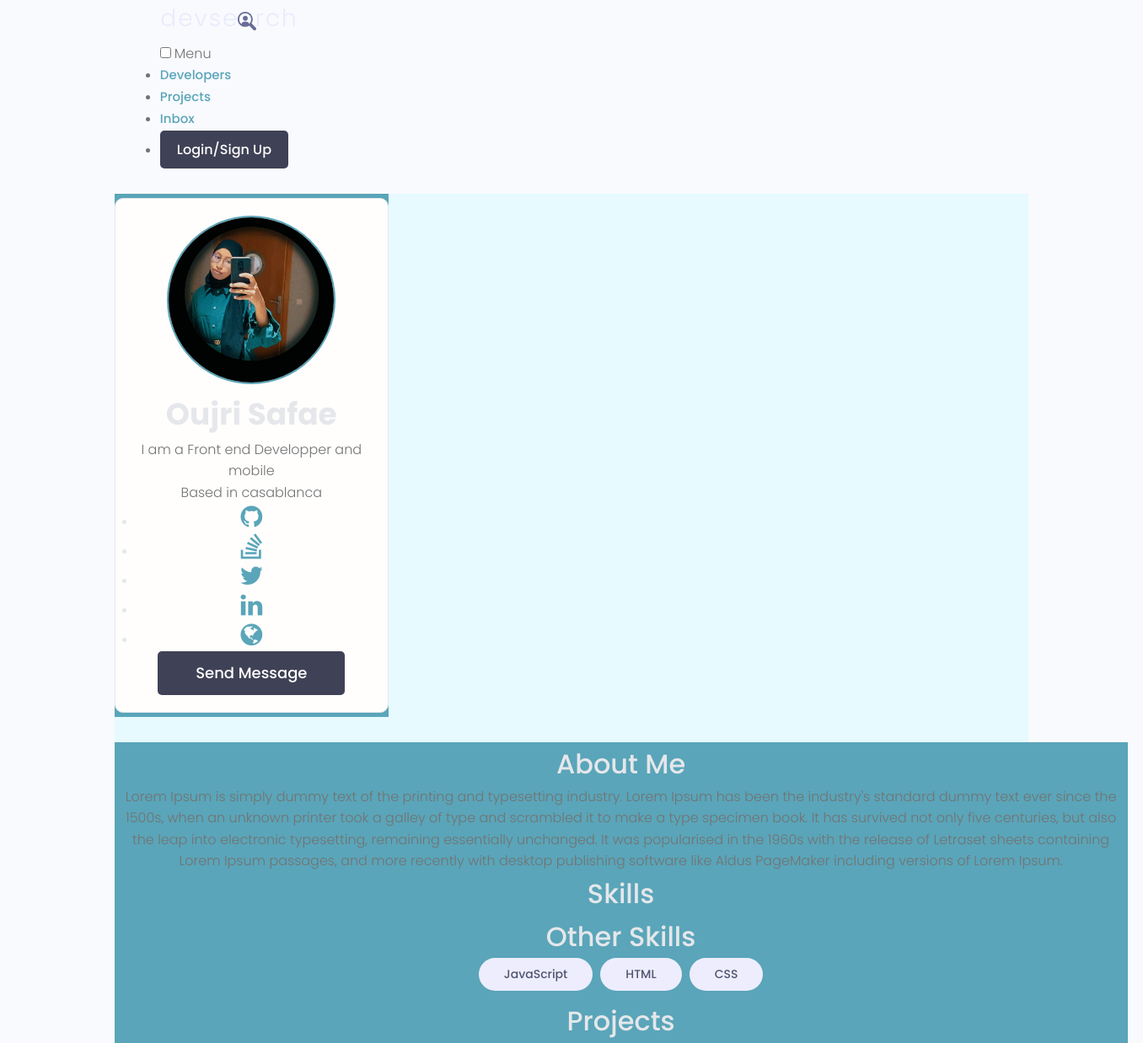
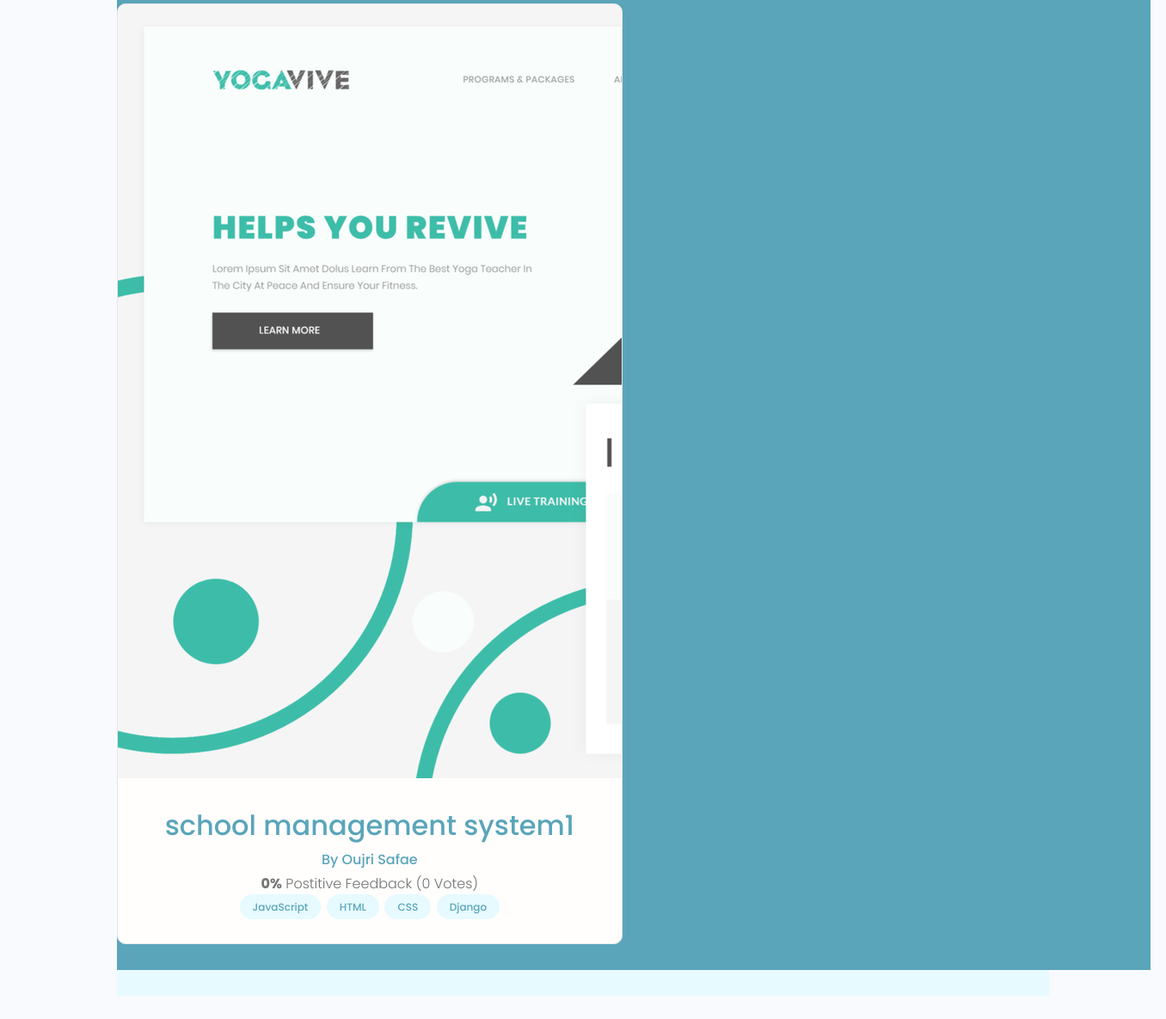
/profile/388b9f93-b524-44a5-af43-381b2aea8280/, run on the app's committed database (2 pictures, top to bottom).
### users/models.py (models this page shows, shortened)
class Profile(models.Model):
    user = models.OneToOneField(
        User, on_delete=models.CASCADE, null=True, blank=True)
    name = models.CharField(max_length=200, blank=True, null=True)
    email = models.EmailField(max_length=500, blank=True, null=True)
    username = models.CharField(max_length=200, blank=True, null=True)
    location = models.CharField(max_length=200, blank=True, null=True)
    short_intro = models.CharField(max_length=200, blank=True, null=True)
    bio = models.TextField(blank=True, null=True)
    profile_image = models.ImageField(
        null=True, blank=True, upload_to='profiles/', default="profiles/user-default.png")
    social_github = models.CharField(max_length=200, blank=True, null=True)
    social_twitter = models.CharField(max_length=200, blank=True, null=True)
    social_linkedin = models.CharField(max_length=200, blank=True, null=True)
    social_youtube = models.CharField(max_length=200, blank=True, null=True)
    social_website = models.CharField(max_length=200, blank=True, null=True)
    created = models.DateTimeField(auto_now_add=True)
    id = models.UUIDField(default=uuid.uuid4, unique=True,
                          primary_key=True, editable=False)
    class Meta:
        ordering = ['created']

class Skill(models.Model):
    owner = models.ForeignKey(
        Profile, on_delete=models.CASCADE, null=True, blank=True)
    name = models.CharField(max_length=200, blank=True, null=True)
    description = models.TextField(null=True, blank=True)
    created = models.DateTimeField(auto_now_add=True)
    id = models.UUIDField(default=uuid.uuid4, unique=True,
                          primary_key=True, editable=False)
    def __str__(self):
        return str(self.name)

### projects/models.py (models this page shows, shortened)
class Project(models.Model):
    owner = models.ForeignKey(
         Profile, null=True, blank=True, on_delete=models.SET_NULL)
    title = models.CharField(max_length=200)
    description = models.TextField(null=True, blank=True)
    featured_image = models.ImageField(
        null=True, blank=True, default="default.jpg")
    demo_link = models.CharField(max_length=2000, null=True, blank=True)
    source_link = models.CharField(max_length=2000, null=True, blank=True)
    tags = models.ManyToManyField('Tag', blank=True)
    vote_total = models.IntegerField(default=0, null=True, blank=True)
    vote_ratio = models.IntegerField(default=0, null=True, blank=True)
    created = models.DateTimeField(auto_now_add=True)
    id = models.UUIDField(default=uuid.uuid4, unique=True,
                          primary_key=True, editable=False)
    @property
    def imageURL(self):
        try:
                img= self.featured_image.url
        except:
            img= ''
        return img

class Tag(models.Model):
    name=models.CharField(max_length=200)
    created = models.DateTimeField(auto_now_add=True)
    id = models.UUIDField(default=uuid.uuid4, unique=True,
                      primary_key=True, editable=False)
    def __str__ (self):
        return self.name

### users/views.py (the view)
# urls.py: path('profile/<str:pk>/',views.userProfile,name="user-profile"),
def userProfile(request, pk):
    profile = Profile.objects.get(id=pk)
    topSkills = profile.skill_set.exclude(description__exact="")
    otherSkills = profile.skill_set.filter(description="")
    context = {'profile': profile, 'topSkills': topSkills,
               "otherSkills": otherSkills}
    return render(request, 'users/user-profile.html', context)

### users/templates/users/user-profile.html (shortened to what this page needs)
{% extends 'main.html' %}
{% block content %}
<main class="profile my-md">
    <div class="container">
      <div class="layout">
        <div class="column column--1of3">
          <div class="card text-center">
            <div class="card__body dev">
              <img class="avatar avatar--xl" src="{{profile.profile_image.url}}" />
              <h2 class="dev__name">{{profile.name}}</h2>
              <p class="dev__title">{{profile.short_intro}}</p>
              <p class="dev__location">Based in {{profile.location}}</p>
              <ul class="dev__social">
                {% if profile.social_github %}
                <li>
                  <a title="Github" href="{{profile.social_github}}" target="_blank"><i class="fa fa-github"style="font-size:30px"></i></a>
                </li>
                {% endif %}
                <li>
                  <a title="Stackoverflow" href="#" target="_blank"><i class="fa fa-stack-overflow" style="font-size:30px"></i></a>
                </li>
                {% if profile.social_twitter %}
                <li>
                  <a title="Twitter" href="{{profile.social_twitter}}" target="_blank"><i class="fa fa-twitter"style="font-size:30px"></i></a>
                </li>
                {% endif %}
                {% if profile.social_linkedin %}
                <li>
                  <a title="LinkedIn" href="{{profile.social_linkedin}}" target="_blank"><i class="fa fa-linkedin" style="font-size:30px"></i></a>
                </li>
                {% endif %}
                {% if profile.social_website %}
                <li>
                  <a title="Personal Website" href="{{profile.social_website}}" target="_blank"><i class="fa fa-globe" style="font-size:30px"></i></a>
                </li>
                {% endif %}
              </ul>
              {% if request.user.profile.id != profile.id %}
              <a href="#" class="btn btn--sub btn--lg">Send Message </a>
              {% endif %}
            </div>
          </div>
        </div>
        <div class="column column--2of3">
          <div class="devInfo">
              <h3 class="devInfo__title">About Me</h3>
              <p class="devInfo__about">{{profile.bio}}</p>
          </div>
          <div class="devInfo">
              <h3 class="devInfo__title">Skills</h3>
              <div class="devInfo__skills">
                  <h3 class="devInfo__subtitle">Other Skills</h3>
                  <div class="devInfo__otherSkills">
                      {% for skill in otherSkills %}
                      <span class="tag tag--pill tag--sub tag--lg">
                          <small>{{skill}}</small>
                      </span>
                      {% endfor %}
                  </div>
              </div>
          </div>
          <div class="devInfo">
              <h3 class="devInfo__title">Projects</h3>
              <div class="grid grid--two">
                  {% for project in profile.project_set.all %}
                  <div class="column">
                      <div class="card project">
                          <a href="{% url 'project' project.id %}" class="project">
                              <img class="project__thumbnail" src="{{project.imageURL}}"
                                  alt="project thumbnail" />
                              <div class="card__body">
                                  <h3 class="project__title">{{project.title}}</h3>
                                  <p><a class="project__author"
                                          href="{% url 'user-profile' project.owner.id %}">By
                                          {{project.owner.name}}</a>
                                  </p>
                                  <p class="project--rating">
                                      <span style="font-weight: bold;">{{project.vote_ratio}}%</span> Postitive
                                      Feedback ({{project.vote_total}} Vote{{project.vote_total|pluralize:"s"}})
                                  </p>
                                  <div class="project__tags">
                                      {% for tag in project.tags.all %}
                                      <span class="tag tag--pill tag--main">
                                          <small>{{tag}}</small>
                                      </span>
                                      {% endfor %}
                                  </div>
                              </div>
                          </a>
                      </div>
                  </div>
                  {% endfor %}
              </div>
          </div>
      </div>
  </div>
</div>
</main>
{% endblock content %}

### static/uikit/app.css (style rules this page uses)
.layout { background: var(--color-main-light); }
.layout > .column, .grid > .column { color: var(--color-light); text-align: center; background: var(--color-main); }

### static/uikit/styles/modules/_variables.css (style rules this page uses)
:root { --color-main: #5aa5b9; --color-main-light: #e6faff; --color-sub: #3f4156; --color-sub-light: #51546e; --color-sub-lighter: #ededfd; --color-text: #737373; --color-gray: #8b8b8b; --color-light: #e5e7eb; --color-light-gray: #767676; --color-bg: #f8fafd; --color-white: #fffefd; --color-white-light: #f3f3f3; --color-success: #359e64; --color-success-bg: #def8e8; --color-error: #fc4b0b; --color-error-bg: #fff2ee; --font-base: 'Poppins', arial, helvetica, 'Segoe UI', roboto, ubuntu, sans-serif; --font-monospace: 'Fira Code', 'Courier New', courier, monospace; --font-regular: 300; --font-medium: 500; --font-bold: 700; --generic-shadow: 1px 1px 5px #00000010; --generic-transition: all 0.3s ease-in-out; }

### static/uikit/styles/modules/_base.css (style rules this page uses)
* { margin: 0; padding: 0; box-sizing: border-box; text-rendering: optimizeLegibility; color: inherit; font-size: inherit; }
html { font-size: 50%; }
@media only screen and (min-width: 480px) { html { font-size: 56.25%; } }
@media only screen and (min-width: 1200px) { html { font-size: 62.5%; } }
body { line-height: 1.6; font-weight: 400; font-size: 1.5rem; color: var(--color-text); background-color: var(--color-bg); min-height: 100vh; }

### static/uikit/styles/modules/_typography.css (style rules this page uses)
* { font-family: var(--font-base); }
h2 { font-size: 3.6rem; font-weight: var(--font-bold); }
h3 { font-size: 3.2rem; font-weight: var(--font-medium); }
p, span, strong { font-size: 1.6rem; color: var(--color-text); font-weight: var(--font-regular); }
a { padding-bottom: 2px; text-decoration: none; display: inline-block; color: var(--color-main); font-weight: var(--font-medium); }

### static/uikit/styles/modules/_utilities.css (style rules this page uses)
.container { width: 92%; max-width: 165rem; margin: 0 auto; box-sizing: border-box; }
@media screen and (min-width: 1000px) { .container { width: 90%; } }
@media screen and (min-width: 1200px) { .container { width: 80%; } }
.text-center { text-align: center; }
.my-md { margin: 3rem auto; }

### static/uikit/styles/modules/_avatar.css (style rules this page uses)
.avatar { border-radius: 50%; border: 2px solid var(--color-main); object-fit: cover; }
.avatar--xl { height: 20rem; width: 20rem; }

### static/uikit/styles/modules/_button.css (style rules this page uses)
.btn { display: inline-block; position: relative; cursor: pointer; background-color: var(--color-light); font-weight: var(--font-medium); color: var(--color-sub); text-decoration: none; padding: 1rem 2rem; border-radius: 0.5rem; border: none; width: -webkit-fit-content; width: -moz-fit-content; width: fit-content; height: -webkit-fit-content; height: -moz-fit-content; height: fit-content; font-size: 1.6rem; outline-width: 0; outline-color: transparent; -webkit-backface-visibility: hidden; backface-visibility: hidden; transition: all 0.3s ease-in-out; }
.btn--sub { background-color: var(--color-sub); color: var(--color-white); }
.btn--lg { font-size: 1.8rem; padding: 1.2rem 4.5rem; }

### static/uikit/styles/modules/_card.css (style rules this page uses)
.card { border-radius: 1rem; background-color: var(--color-white); border: 1.5px solid var(--color-light); width: auto; height: auto; margin-top: 0.5rem; margin-bottom: 0.5rem; overflow: hidden; }
.card__body, .card__header { padding: 2rem 2.5rem; }

### static/uikit/styles/modules/_tag.css (style rules this page uses)
.tag { display: inline-flex; align-items: center; background-color: var(--color-sub); height: -webkit-fit-content; height: -moz-fit-content; height: fit-content; width: -webkit-fit-content; width: -moz-fit-content; width: fit-content; border-radius: 0.5rem; padding: 0.5rem 1.5rem; font-size: 1.2rem; cursor: pointer; }
.tag:not(:last-child) { margin-right: 0.25rem; margin-bottom: 0.75rem; }
.tag > small { color: var(--color-white); }
.tag--pill { border-radius: 5rem; }
.tag--main, .tag--main > small { background: var(--color-main-light); color: var(--color-main); font-weight: 500; }
.tag--sub, .tag--sub > small { background: var(--color-sub-lighter); color: var(--color-sub-light); font-weight: 500; }
.tag--lg { padding: 0.8rem 3rem; font-size: 1.4rem; }
.tag--lg:not(:last-child) { margin-right: 0.5rem; margin-bottom: 1rem; }

### static/uikit/styles/modules/_grid.css (style rules this page uses)
.grid { display: flex; flex-wrap: wrap; justify-content: flex-start; align-items: stretch; }
.grid > .column { min-width: 28rem; margin-bottom: 2.5rem; }
.grid--two > .column { flex-basis: 100%; }
@media screen and (min-width: 800px) { .grid--two { margin-right: -2%; } }
@media screen and (min-width: 800px) { .grid--two > .column { margin-right: 2%; } }
@media screen and (min-width: 800px) { .grid--two > .column { flex-basis: 48%; } }

### data on the page
Profile: profile_image (picture), name "Oujri Safae", short_intro "I am a Front end Developper and mobile", location "casablanca", bio "Lorem Ipsum is simply dummy text of the printing and typesetting industry. Lorem Ipsum has been the industry's standard dummy text ever since the 1500s, when an unknown printer took a galley of type and scrambled it to make a type specimen book. It has survived not only five centuries, but also the leap into electronic typesetting, remaining essentially unchanged. It was popularised in the 1960s with the release of Letraset sheets containing Lorem Ipsum passages, and more recently with desktop publishing software like Aldus PageMaker including versions of Lorem Ipsum."
Skill: name "JavaScript"
Skill: name "HTML"
Skill: name "CSS"
Project: imageURL (picture), title "school management system1", owner.name "Oujri Safae", vote_ratio "0", vote_total "0"
Tag: name "JavaScript"
Tag: name "HTML"
Tag: name "CSS"
Tag: name "Django"
